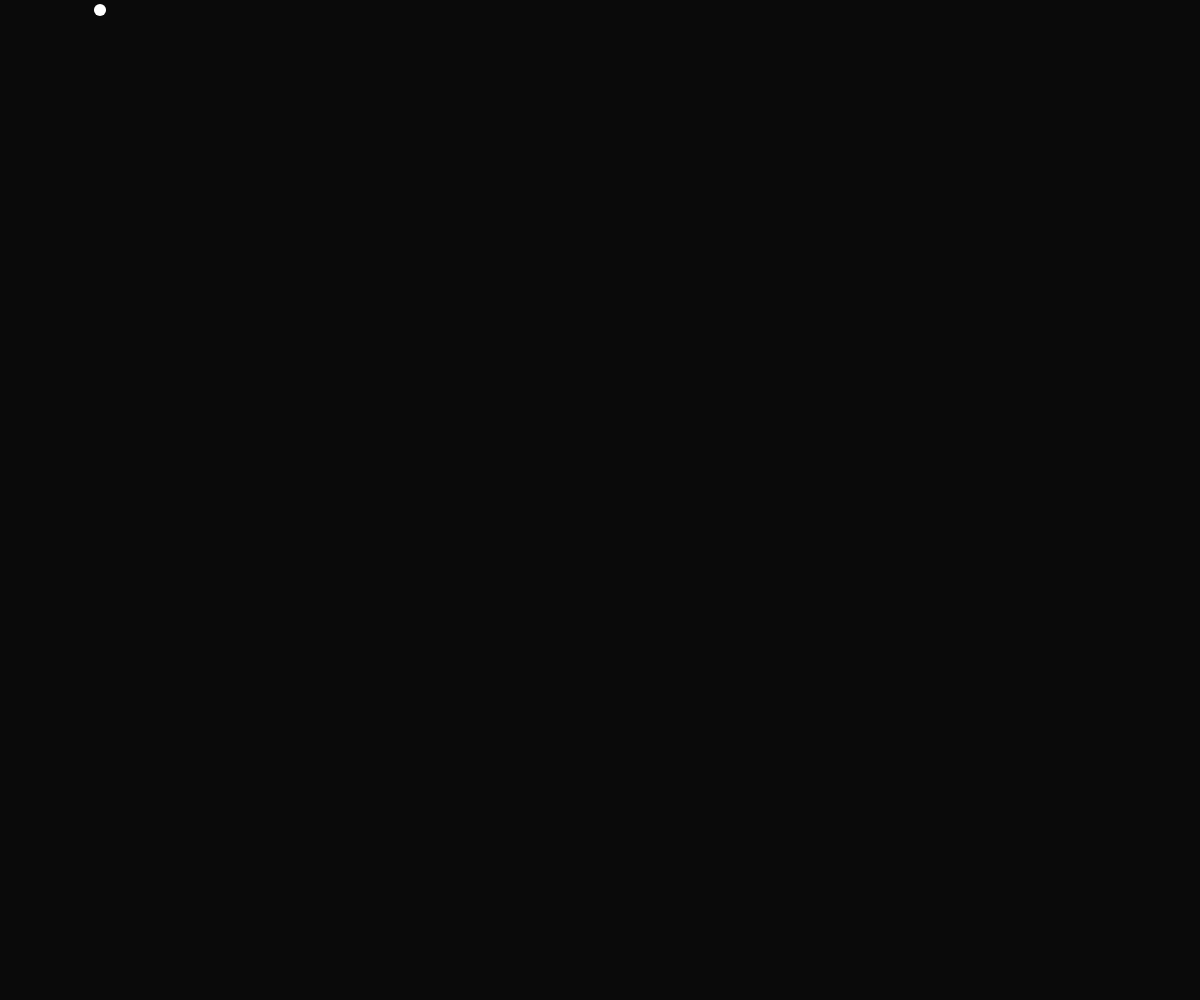
Frame 1 (no input)
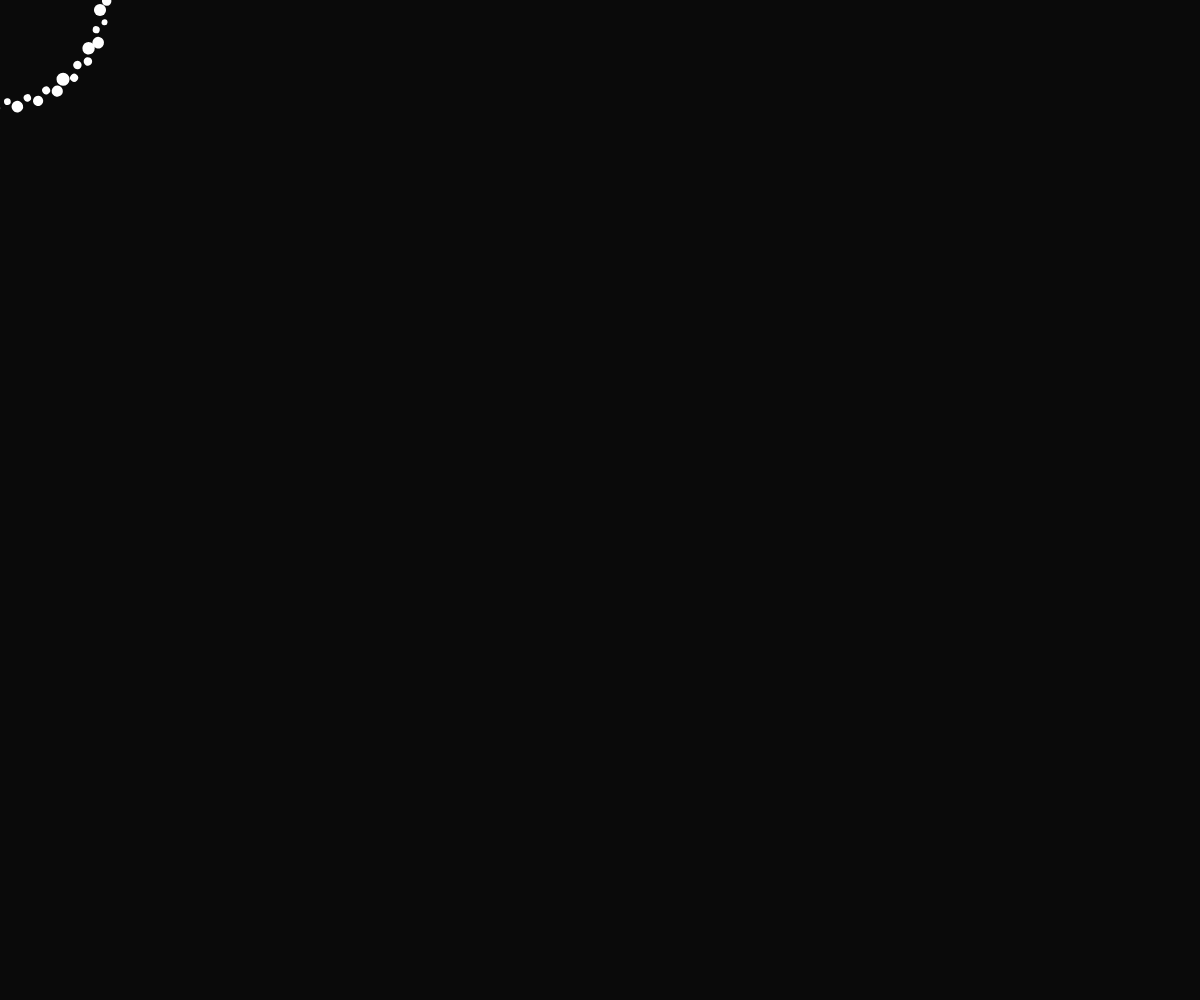
Frame 60 (no input)
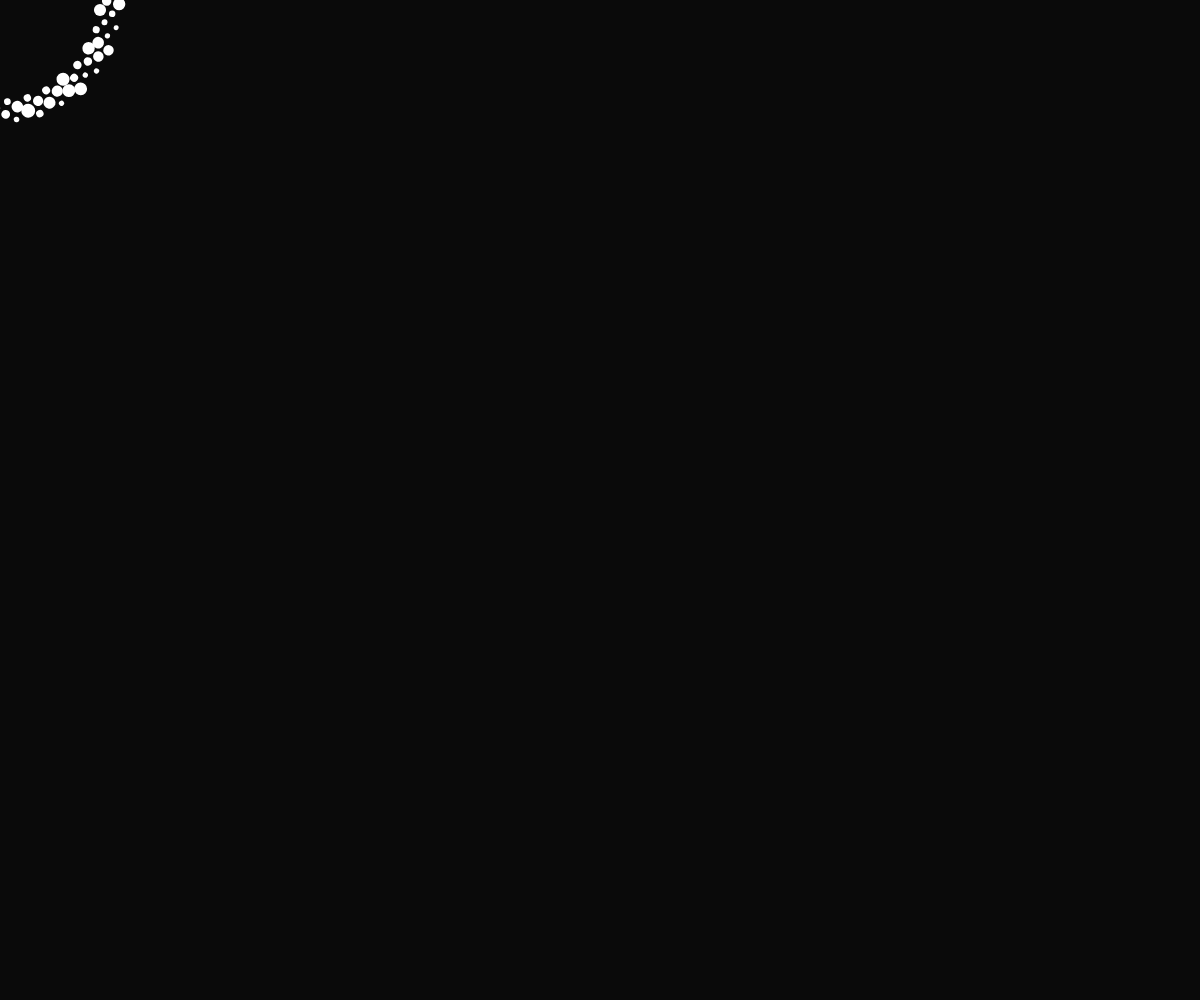
Frame 120 (the mouse pressed at the canvas centre since frame 60)

The p5.js sketch that drew these frames (run headless with seeded random() and noise() and a simulated clock; from frame 60 on, the mouse is pressed at the canvas centre):

// p5.js sketch
// ── sketch.js
// for() loop Projects

// Rotate() function with random element


var r = 0;

function setup() {
    createCanvas(windowWidth, windowHeight);
    background(10);
    smooth();
    noStroke();
}

function draw(){
    fill(255);
    rotate(r);
    var circle_size = random(5, 15);
    ellipse(100 + r, 10, circle_size, circle_size);
    r = r + 0.2;
}
